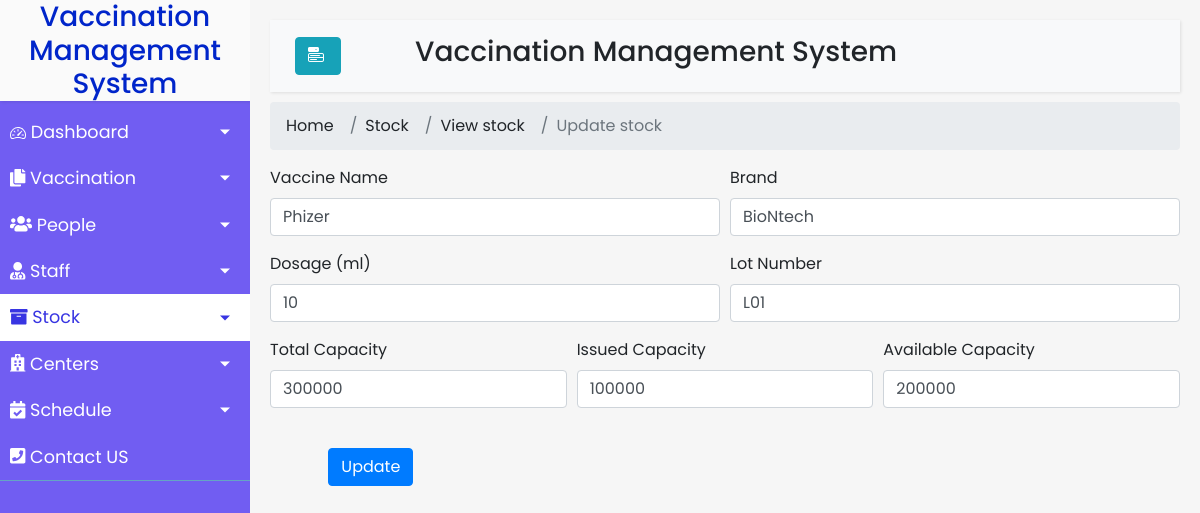
The app's page /Stock/updatestock.php?id=1 with its own data.
### tables this page shows
CREATE TABLE `stock` (
  `stockID` int(5) NOT NULL,
  `Name` varchar(50) NOT NULL,
  `Brand` varchar(50) NOT NULL,
  `Dosage` int(10) NOT NULL,
  `LotNum` varchar(20) NOT NULL,
  `capacity` int(20) NOT NULL,
  `issCapacity` int(20) NOT NULL,
  `avaCapacity` int(20) NOT NULL
);

### Stock/updatestock.php (the view, shortened to what this page needs)
<?php
include "config.php";
if(isset($_REQUEST['id'])){
    $id = $_REQUEST['id'];
    $sql = "Select * from stock where stockID ='$id'";
    $result = $conn->query($sql) or die($conn->error);
    if($row = $result->fetch_assoc()){
        $Name = $row['Name'];
        $Brand = $row['Brand'];
        $Dosage = $row['Dosage'];
        $LotNum = $row['LotNum'];
        $capacity=$row['capacity'];
        $issCapacity=$row['issCapacity'];
        $avaCapacity=$row['avaCapacity'];
     }
}
?>
<!DOCTYPE html>
<html>
<head>
    <link rel="stylesheet" href="https://stackpath.bootstrapcdn.com/bootstrap/4.1.0/css/bootstrap.min.css">
    <link rel="stylesheet" href="https://cdn.jsdelivr.net/npm/bootstrap-icons@1.5.0/font/bootstrap-icons.css">
    <link rel="stylesheet" href="https://maxcdn.bootstrapcdn.com/bootstrap/4.0.0/css/bootstrap.min.css">
    <link rel="stylesheet" href="Homepage.css">
</head>
<body>
    <div class="wrapper">
        <nav id="sidebar">
            <div class="sidebar-header">
                <h3>Vaccination Management System</h3>
            </div>
            <ul class="list-unstyled components">
                <li>
                    <a href="#pageSubmenu" data-toggle="collapse" aria-expanded="false" class="dropdown-toggle">
                        Dashboard
                    </a>
                </li>
                <li>
                    <a href="#pageSubmenu" data-toggle="collapse" aria-expanded="false" class="dropdown-toggle">
                        <i class="fas fa-copy"></i>
                        Vaccination
                    </a>
                </li>
                <li>
                    <a href="#pageSubmenu1" data-toggle="collapse" aria-expanded="false" class="dropdown-toggle">
                        <i class="fas fa-users"></i>
                        People
                    </a>
                </li>
                <li>
                    <a href="#pageSubmenu2" data-toggle="collapse" aria-expanded="false" class="dropdown-toggle">
                        <i class="fas fa-user-md"></i>
                        Staff
                    </a>
                </li>
                <li class="active">
                    <a href="#pageSubmenu3" data-toggle="collapse" aria-expanded="false" class="dropdown-toggle">
                        <i class="fas fa-archive"></i>
                        Stock
                    </a>
                </li>
                <li >
                    <a href="#pageSubmenu4" data-toggle="collapse" aria-expanded="false" class="dropdown-toggle">
                        <i class="fas fa-hospital"></i>
                        Centers
                    </a>
                </li>
                <li>
                    <li>
                    <a href="#pageSubmenu5" data-toggle="collapse" aria-expanded="false" class="dropdown-toggle">
                        <i class="fas fa-calendar-check"></i>
                        Schedule
                    </a>
                </li>
                <li>
                    <a href="#">
                        <i class="fas fa-phone-square"></i>
                        Contact US
                    </a>
                </li>
            </ul>
        </nav>
        <div id="content">
            <nav class="navbar navbar-expand-lg navbar-light bg-light">
                <div class="container-fluid">
                    <button type="button" id="sidebarCollapse" class="btn btn-info ">
                        <i class="bi bi-menu-button-fill"></i>
                    </button>
                    <h3 style="margin-right: 30%;">Vaccination Management System</h3>
                </div>
            </nav>
            <nav aria-label="breadcrumb">
                <ol class="breadcrumb">
                  <li class="breadcrumb-item"><a href="#">Home</a></li>
                    <li class="breadcrumb-item"><a href="stock.php">Stock</a></li>
                     <li class="breadcrumb-item"><a href="viewstock.php">View stock</a></li>
                  <li class="breadcrumb-item active" aria-current="page">Update stock</li>
                </ol>
              </nav>
        <div>
            <form class="myForm" action="<?php echo htmlspecialchars($_SERVER["PHP_SELF"]);?>" method="POST" >
         <div class="form-row">
            <div class="form-group col-md-6">
                <label for="Name">Vaccine Name</label>
                <input type="text" name="Name" class="form-control" id="Name" value="<?php echo $Name; ?>" required>
            </div>
            <div class="form-group col-md-6">
                <label for="Brand">Brand</label>
                <input type="text" name="Brand" class="form-control" id="Brand"  placeholder="" value="<?php echo $Brand; ?>" required>
            </div>
         </div>
        <div class="form-row">
            <div class="form-group col-md-6">
                <label for="Dosage">Dosage (ml)</label>
                <input type="text" name="Dosage" class="form-control" id="Dosage" placeholder="" value="<?php echo $Dosage; ?>"required>
            </div>
            <div class="form-group col-md-6">
                <label for="LotNum">Lot Number</label>
                <input type="text" name="LotNum" class="form-control" id="LotNum"  placeholder="" value="<?php echo $LotNum; ?>"required >
            </div>
        </div>
         <div class="form-row">
            <div class="form-group col-md-4">
                <label for="capacity"> Total Capacity</label>
                <input type="text" name="capacity" class="form-control" id="capacity"  placeholder="" value="<?php echo $capacity; ?>" required>
            </div>
            <div class="form-group col-md-4">
                <label for="issCapacity">Issued Capacity</label>
                <input type="text" name="issCapacity" class="form-control" id="issCapacity"  placeholder="" value="<?php echo $issCapacity; ?>" required>
            </div>
             <div class="form-group col-md-4">
                <label for="avaCapacity">Available Capacity</label>
                <input type="text" name="avaCapacity" class="form-control" id="avaCapacity"  placeholder="" value="<?php echo $avaCapacity; ?>" required>
            </div>
        </div>
            <br>
            <div class="form-row" >
                 <div class="form-group col-md-2"><button type="submit" class="btn btn-primary float-right" name="update" value="update">Update</button></div>
             </div>
            </form>
            </div>
        </div>
    </div>
</body>
</html>

### Stock/Homepage.css (style rules this page uses)
body { font-family: 'Poppins', sans-serif; background: #fafafa; }
a, a:hover, a:focus { color: inherit; text-decoration: none; transition: all 0.3s; }
.navbar { padding: 15px 10px; background: #fff; border: none; border-radius: 0; margin-bottom: 10px; box-shadow: 1px 1px 3px rgba(0, 0, 0, 0.1); }
i, span { display: inline-block; }
.wrapper { display: flex; align-items: stretch; }
#sidebar { min-width: 250px; max-width: 250px; background: #715DF2; color: #fff; transition: all 0.3s; }
#sidebar ul li a { text-align: left; }
#sidebar .sidebar-header { background: #fafafa; color: #0025ca; border-right: rgb(5, 5, 5); border-bottom: #1e25ff; text-align: center; box-shadow: 1px 1px 3px rgb(0 0 0 / 10%); }
#sidebar ul.components { border-bottom: 1px solid #65a4c4; }
#sidebar ul li a { padding: 10px; font-size: 1.1em; display: block; }
#sidebar ul li.active>a, a[aria-expanded="true"] { color: rgb(56, 53, 226); background: #ffffff; }
a[data-toggle="collapse"] { position: relative; }
.dropdown-toggle::after { display: block; position: absolute; top: 50%; right: 20px; transform: translateY(-50%); }
#content { width: 100%; padding: 20px; min-height: 100vh; transition: all 0.3s; background-color: #f6f6f6; }

### records on screen
stock: Name "Phizer", Brand "BioNtech", Dosage "10", LotNum "L01", capacity "300000", issCapacity "100000", avaCapacity "200000"
